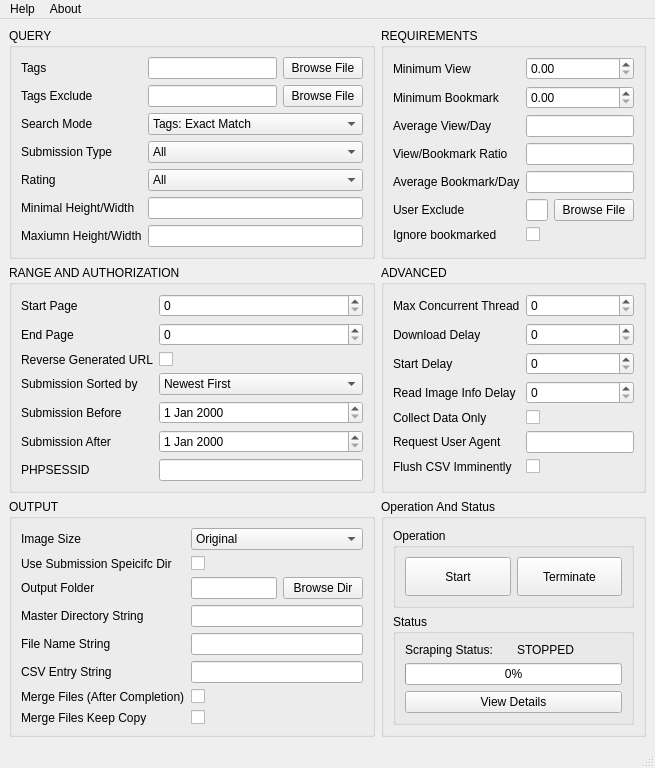
<?xml version="1.0" encoding="UTF-8"?>
<ui version="4.0">
 <class>PixivConfigurationWindow</class>
 <widget class="QMainWindow" name="PixivConfigurationWindow">
  <property name="geometry">
   <rect>
    <x>0</x>
    <y>0</y>
    <width>622</width>
    <height>705</height>
   </rect>
  </property>
  <property name="windowTitle">
   <string>MainWindow</string>
  </property>
  <widget class="QWidget" name="pixiv_central">
   <layout class="QGridLayout" name="gridLayout_8">
    <item row="1" column="2">
     <widget class="QGroupBox" name="pixiv_config_group_advanced">
      <property name="title">
       <string>ADVANCED</string>
      </property>
      <layout class="QGridLayout" name="gridLayout_5">
       <item row="1" column="0">
        <widget class="QLabel" name="pixiv_download_delay_l">
         <property name="text">
          <string>Download Delay</string>
         </property>
        </widget>
       </item>
       <item row="5" column="0">
        <widget class="QLabel" name="pixiv_user_agent_l">
         <property name="text">
          <string>Request User Agent</string>
         </property>
        </widget>
       </item>
       <item row="0" column="1">
        <widget class="QSpinBox" name="pixiv_max_concurrent_thread"/>
       </item>
       <item row="3" column="1">
        <widget class="QSpinBox" name="pixiv_read_image_info_delay"/>
       </item>
       <item row="4" column="0">
        <widget class="QLabel" name="pixiv_collect_data_only_l">
         <property name="text">
          <string>Collect Data Only</string>
         </property>
        </widget>
       </item>
       <item row="4" column="1">
        <widget class="QCheckBox" name="pixiv_collect_data_only">
         <property name="text">
          <string/>
         </property>
        </widget>
       </item>
       <item row="1" column="1">
        <widget class="QSpinBox" name="pixiv_download_delay"/>
       </item>
       <item row="2" column="0">
        <widget class="QLabel" name="pixiv_start_delay_l">
         <property name="text">
          <string>Start Delay</string>
         </property>
        </widget>
       </item>
       <item row="0" column="0">
        <widget class="QLabel" name="pixiv_max_concurrent_thread_l">
         <property name="text">
          <string>Max Concurrent Thread</string>
         </property>
        </widget>
       </item>
       <item row="3" column="0">
        <widget class="QLabel" name="pixiv_read_image_info_delay_l">
         <property name="text">
          <string>Read Image Info Delay</string>
         </property>
        </widget>
       </item>
       <item row="2" column="1">
        <widget class="QSpinBox" name="pixiv_start_delay"/>
       </item>
       <item row="5" column="1">
        <widget class="QLineEdit" name="pixiv_user_agent"/>
       </item>
       <item row="6" column="0">
        <widget class="QLabel" name="pixiv_flush_csv_imminently_l">
         <property name="text">
          <string>Flush CSV Imminently</string>
         </property>
        </widget>
       </item>
       <item row="6" column="1">
        <widget class="QCheckBox" name="pixiv_flush_csv_imminently">
         <property name="text">
          <string/>
         </property>
        </widget>
       </item>
      </layout>
     </widget>
    </item>
    <item row="0" column="2">
     <widget class="QGroupBox" name="pixiv_config_group_requirements">
      <property name="title">
       <string>REQUIREMENTS</string>
      </property>
      <layout class="QGridLayout" name="gridLayout_3">
       <item row="1" column="1">
        <widget class="QLabel" name="pixiv_min_bookmark_l">
         <property name="text">
          <string>Minimum Bookmark</string>
         </property>
        </widget>
       </item>
       <item row="5" column="3">
        <widget class="QPushButton" name="pixiv_user_exclude_browse">
         <property name="text">
          <string>Browse File</string>
         </property>
        </widget>
       </item>
       <item row="2" column="2" colspan="2">
        <widget class="QLineEdit" name="pixiv_avg_view_per_day"/>
       </item>
       <item row="3" column="1">
        <widget class="QLabel" name="pixiv_view_bookmark_ratio_l">
         <property name="text">
          <string>View/Bookmark Ratio</string>
         </property>
        </widget>
       </item>
       <item row="2" column="1">
        <widget class="QLabel" name="pixiv_avg_view_per_day_l">
         <property name="text">
          <string>Average View/Day</string>
         </property>
        </widget>
       </item>
       <item row="3" column="2" colspan="2">
        <widget class="QLineEdit" name="pixiv_view_bookmark_ratio"/>
       </item>
       <item row="0" column="1">
        <widget class="QLabel" name="pixiv_min_view_l">
         <property name="text">
          <string>Minimum View</string>
         </property>
        </widget>
       </item>
       <item row="5" column="1">
        <widget class="QLabel" name="pixiv_user_exclude_l">
         <property name="text">
          <string>User Exclude</string>
         </property>
        </widget>
       </item>
       <item row="4" column="2" colspan="2">
        <widget class="QLineEdit" name="pixiv_avg_bookmark_per_day"/>
       </item>
       <item row="4" column="1">
        <widget class="QLabel" name="pixiv_avg_bookmark_per_day_l">
         <property name="text">
          <string>Average Bookmark/Day</string>
         </property>
        </widget>
       </item>
       <item row="5" column="2">
        <widget class="QLineEdit" name="pixiv_user_exclude"/>
       </item>
       <item row="6" column="1">
        <widget class="QLabel" name="pixiv_ignore_bookmarked_l">
         <property name="text">
          <string>Ignore bookmarked</string>
         </property>
        </widget>
       </item>
       <item row="6" column="2" colspan="2">
        <widget class="QCheckBox" name="pixiv_ignore_bookmarked">
         <property name="text">
          <string/>
         </property>
        </widget>
       </item>
       <item row="0" column="2" colspan="2">
        <widget class="QDoubleSpinBox" name="pixiv_min_view"/>
       </item>
       <item row="1" column="2" colspan="2">
        <widget class="QDoubleSpinBox" name="pixiv_min_bookmark"/>
       </item>
      </layout>
     </widget>
    </item>
    <item row="0" column="1">
     <widget class="QGroupBox" name="pixiv_config_group_query">
      <property name="title">
       <string>QUERY</string>
      </property>
      <layout class="QGridLayout" name="gridLayout_2">
       <item row="2" column="0">
        <widget class="QLabel" name="pixiv_search_mode_l">
         <property name="text">
          <string>Search Mode</string>
         </property>
        </widget>
       </item>
       <item row="3" column="1" colspan="2">
        <widget class="QComboBox" name="pixiv_submission_type">
         <item>
          <property name="text">
           <string>All</string>
          </property>
         </item>
         <item>
          <property name="text">
           <string>Illustration &amp; Ugoira</string>
          </property>
         </item>
         <item>
          <property name="text">
           <string>Illustration</string>
          </property>
         </item>
         <item>
          <property name="text">
           <string>Manga</string>
          </property>
         </item>
         <item>
          <property name="text">
           <string>Ugoira</string>
          </property>
         </item>
        </widget>
       </item>
       <item row="1" column="0">
        <widget class="QLabel" name="pixiv_query_tags_exclude_l">
         <property name="text">
          <string>Tags Exclude</string>
         </property>
        </widget>
       </item>
       <item row="4" column="0">
        <widget class="QLabel" name="pixiv_rating_l">
         <property name="text">
          <string>Rating</string>
         </property>
        </widget>
       </item>
       <item row="1" column="2">
        <widget class="QPushButton" name="pixiv_query_tags_exclude_browse">
         <property name="text">
          <string>Browse File</string>
         </property>
        </widget>
       </item>
       <item row="0" column="0">
        <widget class="QLabel" name="pixiv_query_tags_l">
         <property name="text">
          <string>Tags</string>
         </property>
        </widget>
       </item>
       <item row="2" column="1" colspan="2">
        <widget class="QComboBox" name="pixiv_search_mode">
         <property name="editable">
          <bool>false</bool>
         </property>
         <property name="currentText">
          <string>Tags: Exact Match</string>
         </property>
         <property name="currentIndex">
          <number>0</number>
         </property>
         <property name="modelColumn">
          <number>0</number>
         </property>
         <item>
          <property name="text">
           <string>Tags: Exact Match</string>
          </property>
         </item>
         <item>
          <property name="text">
           <string>Tags: Partially Match</string>
          </property>
         </item>
         <item>
          <property name="text">
           <string>Match All (Tags, Description, Title)</string>
          </property>
         </item>
        </widget>
       </item>
       <item row="0" column="2">
        <widget class="QPushButton" name="pixiv_query_tags_browse">
         <property name="text">
          <string>Browse File</string>
         </property>
        </widget>
       </item>
       <item row="1" column="1">
        <widget class="QLineEdit" name="pixiv_query_tags_exclude"/>
       </item>
       <item row="0" column="1">
        <widget class="QLineEdit" name="pixiv_query_tags">
         <property name="toolTipDuration">
          <number>-1</number>
         </property>
        </widget>
       </item>
       <item row="3" column="0">
        <widget class="QLabel" name="pixiv_submission_type_l">
         <property name="text">
          <string>Submission Type</string>
         </property>
        </widget>
       </item>
       <item row="4" column="1" colspan="2">
        <widget class="QComboBox" name="pixiv_rating">
         <item>
          <property name="text">
           <string>All</string>
          </property>
         </item>
         <item>
          <property name="text">
           <string>Safe</string>
          </property>
         </item>
         <item>
          <property name="text">
           <string>R-18</string>
          </property>
         </item>
        </widget>
       </item>
       <item row="5" column="0">
        <widget class="QLabel" name="pixiv_min_height_width_l">
         <property name="text">
          <string>Minimal Height/Width</string>
         </property>
        </widget>
       </item>
       <item row="6" column="0">
        <widget class="QLabel" name="pixiv_max_heigh_width_l">
         <property name="text">
          <string>Maxiumn Height/Width</string>
         </property>
        </widget>
       </item>
       <item row="6" column="1" colspan="2">
        <widget class="QLineEdit" name="pixiv_max_heigh_width"/>
       </item>
       <item row="5" column="1" colspan="2">
        <widget class="QLineEdit" name="pixiv_min_height_width"/>
       </item>
      </layout>
     </widget>
    </item>
    <item row="1" column="1">
     <widget class="QGroupBox" name="pixiv_config_group_range_auth">
      <property name="title">
       <string>RANGE AND AUTHORIZATION</string>
      </property>
      <layout class="QGridLayout" name="gridLayout_4">
       <item row="6" column="1">
        <widget class="QLineEdit" name="pixiv_phpsessid"/>
       </item>
       <item row="2" column="1">
        <widget class="QCheckBox" name="pixiv_reverse_generated_url">
         <property name="text">
          <string/>
         </property>
        </widget>
       </item>
       <item row="5" column="1">
        <widget class="QDateEdit" name="pixiv_submission_after"/>
       </item>
       <item row="1" column="1">
        <widget class="QSpinBox" name="pixiv_end_page"/>
       </item>
       <item row="6" column="0">
        <widget class="QLabel" name="pixiv_phpsessid_l">
         <property name="text">
          <string>PHPSESSID</string>
         </property>
        </widget>
       </item>
       <item row="0" column="1">
        <widget class="QSpinBox" name="pixiv_start_page"/>
       </item>
       <item row="3" column="0">
        <widget class="QLabel" name="pixiv_submission_sort_by_l">
         <property name="text">
          <string>Submission Sorted by</string>
         </property>
        </widget>
       </item>
       <item row="4" column="1">
        <widget class="QDateEdit" name="pixiv_submission_before"/>
       </item>
       <item row="4" column="0">
        <widget class="QLabel" name="pixiv_submission_before_l">
         <property name="text">
          <string>Submission Before</string>
         </property>
        </widget>
       </item>
       <item row="0" column="0">
        <widget class="QLabel" name="pixiv_start_page_l">
         <property name="text">
          <string>Start Page</string>
         </property>
        </widget>
       </item>
       <item row="3" column="1">
        <widget class="QComboBox" name="pixiv_submission_sort_by">
         <item>
          <property name="text">
           <string>Newest First</string>
          </property>
         </item>
         <item>
          <property name="text">
           <string>Oldest First</string>
          </property>
         </item>
        </widget>
       </item>
       <item row="5" column="0">
        <widget class="QLabel" name="pixiv_submission_after_l">
         <property name="text">
          <string>Submission After</string>
         </property>
        </widget>
       </item>
       <item row="1" column="0">
        <widget class="QLabel" name="pixiv_end_page_l">
         <property name="text">
          <string>End Page</string>
         </property>
        </widget>
       </item>
       <item row="2" column="0">
        <widget class="QLabel" name="pixiv_reverse_generated_url_l">
         <property name="text">
          <string>Reverse Generated URL</string>
         </property>
        </widget>
       </item>
      </layout>
     </widget>
    </item>
    <item row="2" column="2">
     <widget class="QGroupBox" name="pixiv_config_group_operation_status">
      <property name="title">
       <string>Operation And Status</string>
      </property>
      <layout class="QVBoxLayout" name="verticalLayout_2">
       <item>
        <widget class="QGroupBox" name="pixiv_group_operation">
         <property name="title">
          <string>Operation</string>
         </property>
         <layout class="QHBoxLayout" name="horizontalLayout">
          <item>
           <widget class="QPushButton" name="pixiv_operation_start">
            <property name="sizePolicy">
             <sizepolicy hsizetype="Preferred" vsizetype="Preferred">
              <horstretch>0</horstretch>
              <verstretch>0</verstretch>
             </sizepolicy>
            </property>
            <property name="text">
             <string>Start</string>
            </property>
           </widget>
          </item>
          <item>
           <widget class="QPushButton" name="pixiv_operation_terminate">
            <property name="sizePolicy">
             <sizepolicy hsizetype="Preferred" vsizetype="Preferred">
              <horstretch>0</horstretch>
              <verstretch>0</verstretch>
             </sizepolicy>
            </property>
            <property name="text">
             <string>Terminate</string>
            </property>
           </widget>
          </item>
         </layout>
        </widget>
       </item>
       <item>
        <widget class="QGroupBox" name="pixiv_group_status">
         <property name="sizePolicy">
          <sizepolicy hsizetype="Preferred" vsizetype="Preferred">
           <horstretch>0</horstretch>
           <verstretch>0</verstretch>
          </sizepolicy>
         </property>
         <property name="title">
          <string>Status</string>
         </property>
         <layout class="QGridLayout" name="gridLayout_7">
          <item row="0" column="0">
           <widget class="QLabel" name="pixiv_scraper_status_l">
            <property name="text">
             <string>Scraping Status:</string>
            </property>
           </widget>
          </item>
          <item row="0" column="1">
           <widget class="QLabel" name="pixiv_scraper_status">
            <property name="text">
             <string>STOPPED</string>
            </property>
           </widget>
          </item>
          <item row="2" column="0" colspan="2">
           <widget class="QPushButton" name="pixiv_view_status_detail">
            <property name="text">
             <string>View Details</string>
            </property>
           </widget>
          </item>
          <item row="1" column="0" colspan="2">
           <widget class="QProgressBar" name="pixiv_scraper_progress">
            <property name="value">
             <number>0</number>
            </property>
           </widget>
          </item>
         </layout>
        </widget>
       </item>
      </layout>
     </widget>
    </item>
    <item row="2" column="1">
     <widget class="QGroupBox" name="pixiv_config_group_output">
      <property name="title">
       <string>OUTPUT</string>
      </property>
      <layout class="QGridLayout" name="gridLayout_6">
       <item row="5" column="0">
        <widget class="QLabel" name="pixiv_csv_entry_string_l">
         <property name="text">
          <string>CSV Entry String</string>
         </property>
        </widget>
       </item>
       <item row="1" column="0">
        <widget class="QLabel" name="pixiv_use_submission_specific_dir_l">
         <property name="text">
          <string>Use Submission Speicifc Dir</string>
         </property>
        </widget>
       </item>
       <item row="0" column="0">
        <widget class="QLabel" name="pixiv_image_size_l">
         <property name="text">
          <string>Image Size</string>
         </property>
        </widget>
       </item>
       <item row="3" column="1" colspan="2">
        <widget class="QLineEdit" name="pixiv_master_directory_string"/>
       </item>
       <item row="4" column="1" colspan="2">
        <widget class="QLineEdit" name="pixiv_file_name_string"/>
       </item>
       <item row="2" column="1">
        <widget class="QLineEdit" name="pixiv_output_folder"/>
       </item>
       <item row="2" column="0">
        <widget class="QLabel" name="pixiv_output_folder_l">
         <property name="text">
          <string>Output Folder</string>
         </property>
        </widget>
       </item>
       <item row="2" column="2">
        <widget class="QPushButton" name="pixiv_output_folder_browse">
         <property name="text">
          <string>Browse Dir</string>
         </property>
        </widget>
       </item>
       <item row="0" column="1" colspan="2">
        <widget class="QComboBox" name="pixiv_image_size">
         <item>
          <property name="text">
           <string>Original</string>
          </property>
         </item>
         <item>
          <property name="text">
           <string>Large</string>
          </property>
         </item>
         <item>
          <property name="text">
           <string>Medium</string>
          </property>
         </item>
         <item>
          <property name="text">
           <string>Square Medium</string>
          </property>
         </item>
        </widget>
       </item>
       <item row="4" column="0">
        <widget class="QLabel" name="pixiv_file_name_string_l">
         <property name="text">
          <string>File Name String</string>
         </property>
        </widget>
       </item>
       <item row="5" column="1" colspan="2">
        <widget class="QLineEdit" name="pixiv_csv_entry_string"/>
       </item>
       <item row="1" column="1" colspan="2">
        <widget class="QCheckBox" name="pixiv_use_submission_specific_dir">
         <property name="text">
          <string/>
         </property>
        </widget>
       </item>
       <item row="3" column="0">
        <widget class="QLabel" name="pixiv_master_directory_string_l">
         <property name="text">
          <string>Master Directory String</string>
         </property>
        </widget>
       </item>
       <item row="6" column="0">
        <widget class="QLabel" name="pixiv_merge_files_l">
         <property name="text">
          <string>Merge Files (After Completion)</string>
         </property>
        </widget>
       </item>
       <item row="7" column="0">
        <widget class="QLabel" name="pixiv_merge_files_keep_copy_l">
         <property name="text">
          <string>Merge Files Keep Copy</string>
         </property>
        </widget>
       </item>
       <item row="7" column="1" colspan="2">
        <widget class="QCheckBox" name="pixiv_merge_files_keep_copy">
         <property name="text">
          <string/>
         </property>
        </widget>
       </item>
       <item row="6" column="1" colspan="2">
        <widget class="QCheckBox" name="pixiv_merge_files">
         <property name="text">
          <string/>
         </property>
        </widget>
       </item>
      </layout>
     </widget>
    </item>
   </layout>
  </widget>
  <widget class="QMenuBar" name="menubar">
   <property name="geometry">
    <rect>
     <x>0</x>
     <y>0</y>
     <width>622</width>
     <height>21</height>
    </rect>
   </property>
   <widget class="QMenu" name="menuHelp">
    <property name="title">
     <string>Help</string>
    </property>
    <addaction name="actionDanbooru"/>
    <addaction name="actionGelbooru"/>
    <addaction name="actionPixiv"/>
    <addaction name="actionPixiv_Fast"/>
   </widget>
   <widget class="QMenu" name="menuInfo">
    <property name="title">
     <string>About</string>
    </property>
   </widget>
   <addaction name="menuHelp"/>
   <addaction name="menuInfo"/>
  </widget>
  <widget class="QStatusBar" name="statusbar"/>
  <action name="actionDanbooru">
   <property name="text">
    <string>Danbooru</string>
   </property>
  </action>
  <action name="actionGelbooru">
   <property name="text">
    <string>Gelbooru</string>
   </property>
  </action>
  <action name="actionPixiv">
   <property name="text">
    <string>Pixiv</string>
   </property>
  </action>
  <action name="actionPixiv_Fast">
   <property name="text">
    <string>Pixiv Fast</string>
   </property>
  </action>
 </widget>
 <resources/>
 <connections/>
</ui>
